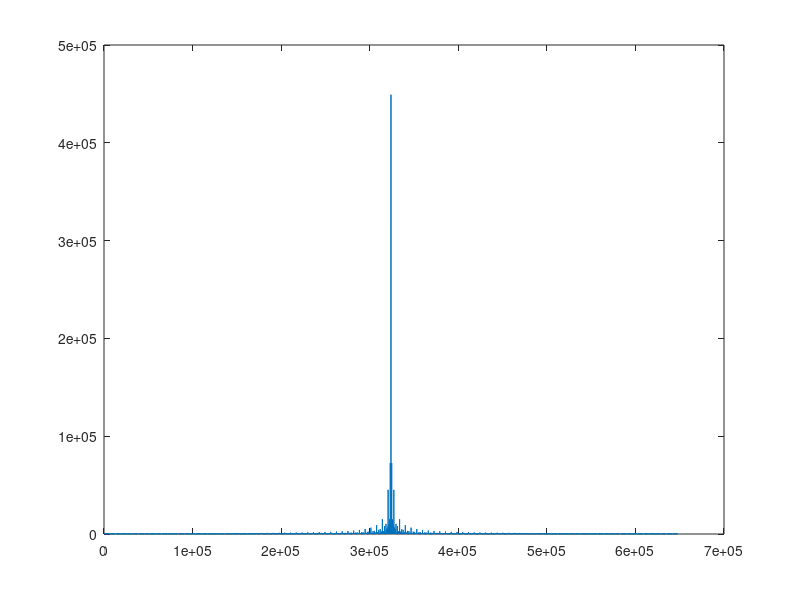
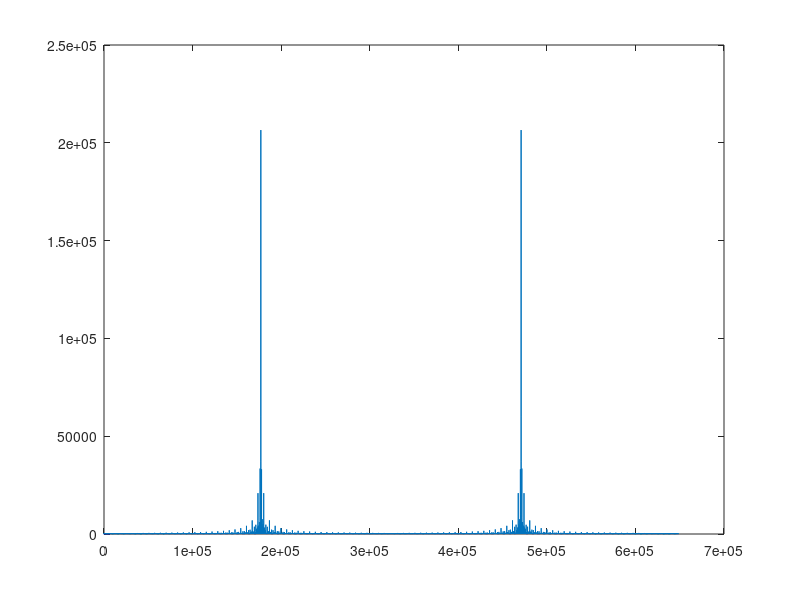

Source code (MATLAB) for these figures, in order:
clear all
close all

testo = 1;
if testo
    Fs = 44100;
    
    size = 0;
    FID = fopen('testo.txt');
    while (~feof(FID))
        riga = fgetl(FID);
        data((size+1):(size+length(riga))) = riga;
        size = size + length(riga) + 1;
        %data((size-1):size) = "\n";
    end
    fclose(FID);
    %data = compose(data);
    data = double(data);
else
    [data,Fs]=audioread('../../Lab1/Audio/KDE_Startup.wav');
    data=data(:,1)';
    sound(data, Fs);
    %save sound.rm data -ascii -double
end


V = max(abs(data));
nbit = 8;
M=2^nbit;
DeltaV = 2*V/M;
Tc = 1/Fs;
SpS = 100;
Fc = Fs;
Rs = Fc/SpS;
%B = 1/(2*Tc);

%data_ = data*(1/V);

f0 = 10000;
f_cos = cos(2*pi*f0*[0:Tc:(Tc*length(data) - Tc)]);
data_mod = f_cos .* data;

partition=[-V+DeltaV:DeltaV:V-DeltaV];
codebook=[-V+DeltaV:DeltaV:V];
[index,quants]=quantiz(data,partition,codebook);
word=de2bi(index,nbit)';

clear size;
w_dim = size(word);
v_t = zeros(1, (w_dim(1))*(w_dim(2))*SpS);
for a=0:w_dim(2)-1
    for b=0:w_dim(1)-1
        %v_t(a*w_dim(1)+b+1) = word(b+1, a+1);
        for c=1:SpS
            v_t(a*w_dim(1)*SpS+b*SpS+c) = word(b+1, a+1);
        end
    end
end

figure(1)
plot(1:length(v_t), fftshift(abs(fft(v_t))))

f0 = 10000;
f_cos = cos(2*pi*f0*[0:Tc:(Tc*length(v_t) - Tc)]);
v_t_mod = f_cos .* v_t;

figure(2)
plot(1:length(v_t_mod), fftshift(abs(fft(v_t_mod))))

if testo
    save testo.rm v_t_mod -ascii -double
else
    audio_orig = data;
    save audio.rm v_t_mod -ascii -double
end
